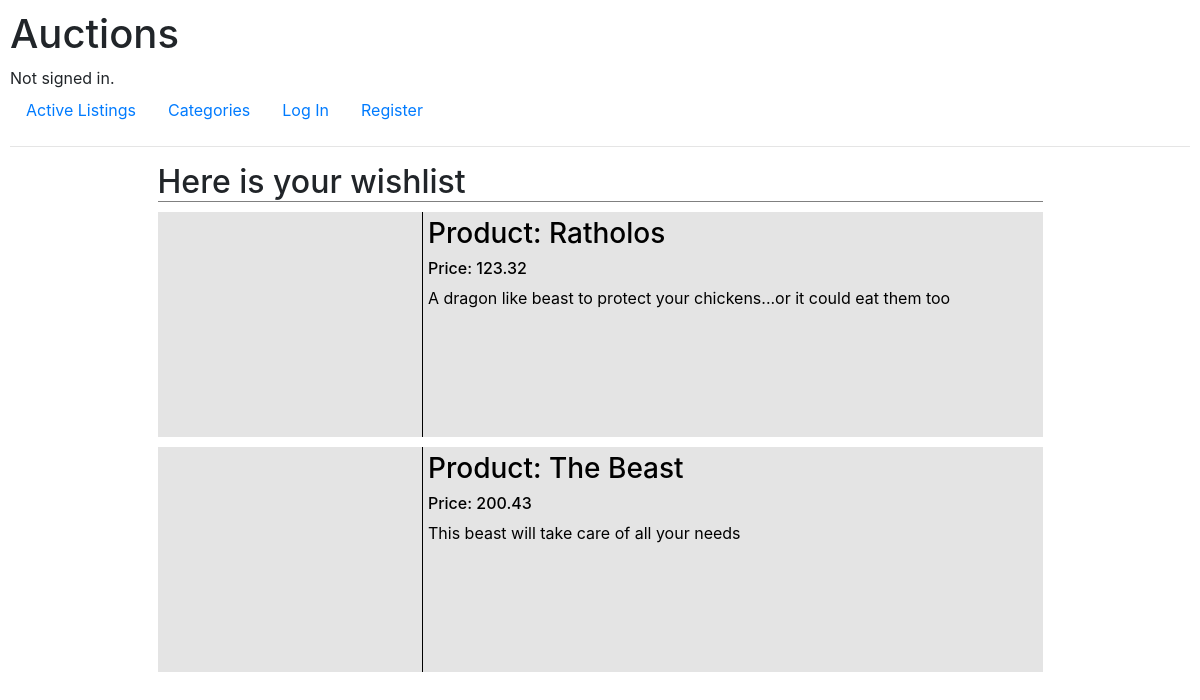
The app's page /wishlist/Harry with its own data.
### auctions/models.py (models this page shows, shortened)
class Listing(models.Model):
    now = datetime.datetime.now()
    author = models.ForeignKey(User, related_name="author", on_delete=models.CASCADE, default="")
    product = models.CharField(max_length=64)
    price = models.CharField(max_length=15)
    image_url = models.URLField(default=0, blank=True)
    description = models.CharField(max_length=360)
    num_bids = models.IntegerField(default=0)
    active = models.IntegerField(default=1)
    category = models.CharField(max_length=64,default="")
    date = models.CharField(max_length=10, default=f"{now.month}/{now.day}/{now.year}")
    top_bid = models.CharField(max_length=15, default=0)
    wishlist = models.ManyToManyField(User, blank=True, related_name="wishlisted_listings")

### auctions/views.py (the view)
# urls.py: path("wishlist/<str:username>", views.wishlist, name="wishlist"),
def wishlist(request, username):
    user = User.objects.get(username=username)
    all_wishlisted = user.wishlisted_listings.all() #tryin to get all of the listings that i can
    return render(request, "auctions/wishlist.html",{
        "listings": all_wishlisted
    })

### auctions/templates/auctions/wishlist.html (shortened to what this page needs)
{% extends "auctions/layout.html" %}
{% block body %}
    {% if listings %}
        <h2 class="page-title">Here is your wishlist </h2>
    {% endif %}
    {% for listing in listings %}
    <a class="listing-link" href="listing/{{ listing.id }}">
        <div class="listing-container">
            <div class="listing-image">
            </div>
            <div class="listing-text">
                <h3 class="listing-header">Product: {{ listing.product }}</h3>
                <h6 class="listing-price">Price: {{ listing.price }}</h6>
                <p class="listing-description">{{ listing.description|linebreaksbr }}</p>
            </div>
        </div>
    </a>
    {% empty %}
        <h3>You don't have any lisitng, you sbould go wishlist some.</h3>
    {% endfor %}
{% endblock %}

### auctions/static/auctions/styles.css (style rules this page uses)
body { padding: 10px; }
.listing-container { width: 75%; background-color: rgb(228,228,228); margin-left:12.5%; margin-bottom:10px; height: 225px; }
.listing-container:after { content: ""; display: table; clear: both; }
.listing-image { border-right: 1px solid black; width:30%; padding:auto; float:left; height:100%; text-align: center; }
.listing-text { float:left; width:70%; height:100%; padding: 5px; }
.listing-price { left:35%; }
.listing-header { left: 35%; }
.listing-description { left: 35%; }
.listing-link { display:block; color:black; text-decoration: none; text-emphasis: none; }
.page-title { border-bottom: 1px solid grey; width:75%; margin-left:12.5%; margin-bottom: 10px; }

### records on screen
Listing: product "Ratholos", price "123.32", description "A dragon like beast to protect your chickens...or it could eat them too"
Listing: product "The Beast", price "200.43", description "This beast will take care of all your needs"
